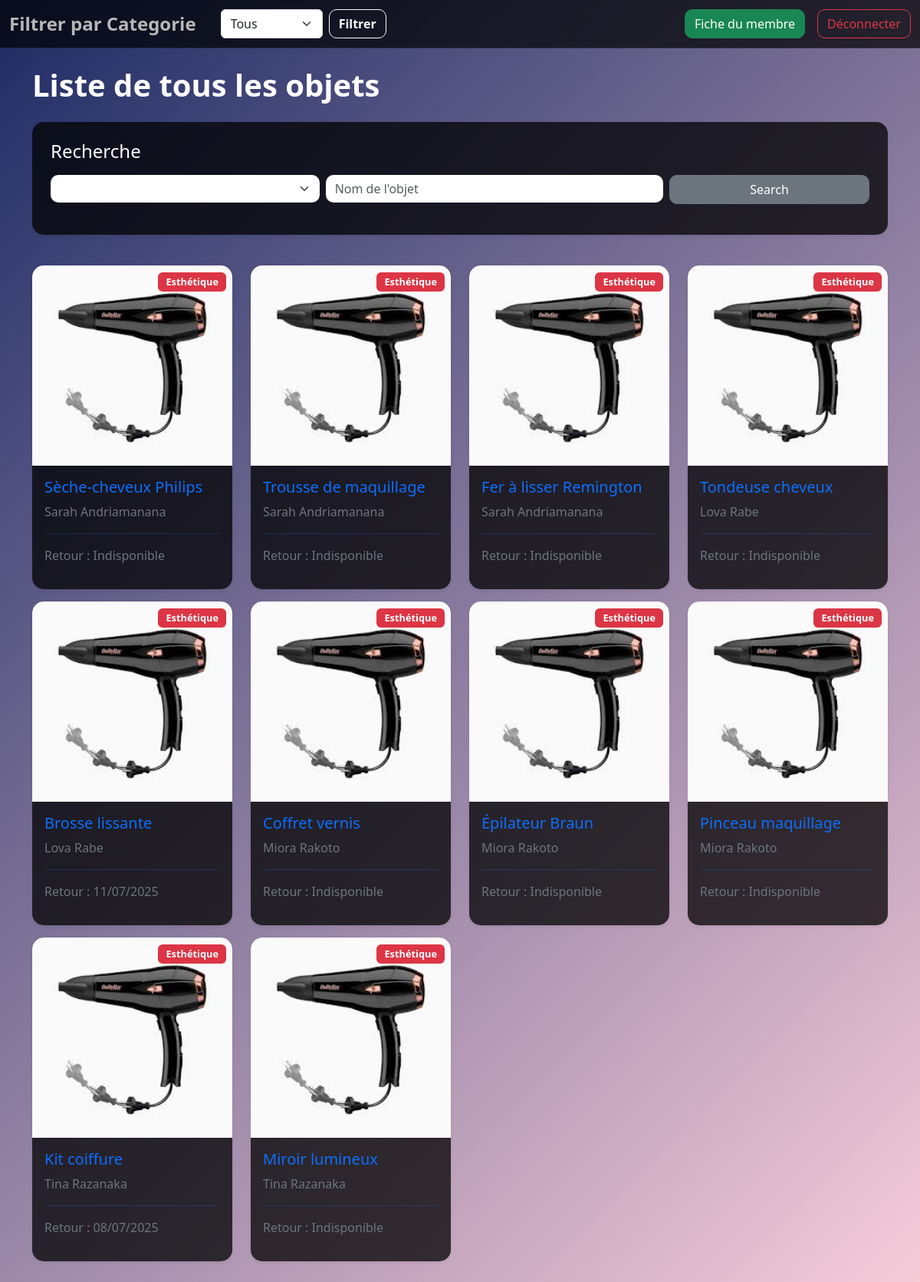
/pages/accueil.php?filtre=Esthétique, run on the app's committed database.
### tables this page shows
CREATE TABLE PS2_objet (
    id_objet INT AUTO_INCREMENT PRIMARY KEY,
    nom_objet VARCHAR(100),
    id_categorie INT,
    id_membre INT,
    FOREIGN KEY (id_categorie) REFERENCES PS2_categorie_objet(id_categorie),
    FOREIGN KEY (id_membre) REFERENCES PS2_membre(id_membre)
);

CREATE TABLE PS2_images_objet (
    id_image INT AUTO_INCREMENT PRIMARY KEY,
    id_objet INT,
    nom_image VARCHAR(255),
    FOREIGN KEY (id_objet) REFERENCES PS2_objet(id_objet)
);

CREATE TABLE PS2_membre (
    id_membre INT AUTO_INCREMENT PRIMARY KEY,
    nom VARCHAR(100),
    date_de_naissance DATE,
    genre ENUM('M', 'F'),
    email VARCHAR(100) UNIQUE,
    ville VARCHAR(100),
    mdp VARCHAR(255),
    image_profil VARCHAR(255)
);

CREATE TABLE PS2_categorie_objet (
    id_categorie INT AUTO_INCREMENT PRIMARY KEY,
    nom_categorie VARCHAR(100) UNIQUE
);

CREATE TABLE PS2_emprunt (
    id_emprunt INT AUTO_INCREMENT PRIMARY KEY,
    id_objet INT,
    id_membre INT,
    date_emprunt DATE,
    date_retour DATE,
    FOREIGN KEY (id_objet) REFERENCES PS2_objet(id_objet),
    FOREIGN KEY (id_membre) REFERENCES PS2_membre(id_membre)
);

### inc/connexion.php (called while the page is built, shortened)
<?php
function dbconnect()
{
    static $connect = null;
    if ($connect === null) {
        $connect = mysqli_connect('localhost', 'root', '', 'projet_s2');
        mysqli_set_charset($connect, 'utf8mb4');
    }
    return $connect;
}
?>

### inc/fonction.php (called while the page is built, shortened)
<?php
    require("connexion.php");
    function getObjects($filtre) {
        $sql = "
            SELECT
                o.*,
                i.nom_image,
                e.date_retour,
                m.nom,
                c.nom_categorie
            FROM PS2_objet o
            LEFT JOIN PS2_images_objet i ON o.id_objet = i.id_objet
            LEFT JOIN PS2_emprunt e ON o.id_objet = e.id_objet
            LEFT JOIN PS2_membre m ON o.id_membre = m.id_membre
            LEFT JOIN PS2_categorie_objet c ON o.id_categorie = c.id_categorie
            WHERE 1=1
        ";
        if($filtre != NULL) {
            $sql .= " AND nom_categorie = '".$filtre."'";
        }
        $result = mysqli_query(dbconnect(), $sql);
        $objets = [];
        if ($result && mysqli_num_rows($result) > 0) {
            while ($row = mysqli_fetch_assoc($result)) {
                $objets[] = $row;
            }
        }
        return $objets;
    }
    function getCategories() {
        $sql = "SELECT * FROM PS2_categorie_objet";
        $result = mysqli_query(dbconnect(), $sql);
        $categories = [];
        if ($result && mysqli_num_rows($result) > 0) {
            while ($row = mysqli_fetch_assoc($result)) {
                $categories[] = $row;
            }
        }
        return $categories;
    }
    function ajustDate($date) {
        if($date != NULL) {
            return date('d/m/Y', strtotime($date));
        }
        return "Indisponible";
    }
?>

### pages/accueil.php (the view, shortened to what this page needs)
<?php
    require("../inc/fonction.php");
    if(isset($_GET['filtre'])) {
        $filtre = $_GET['filtre'];
    } else {
        $filtre = NULL;
    }
    $objets = getObjects($filtre);
    $categories = getCategories();
    ?>
<!DOCTYPE html>
<html lang="en">
    <head>
        <link href="../bootstrap/css/bootstrap.min.css" rel="stylesheet">
        <link rel="stylesheet" href="../assets/css/bg.css">
    </head>
    <body>
        <nav class="navbar navbar-expand-lg navbar-dark bg-dark">
            <div class="container-fluid">
                <a class="navbar-brand fw-bold" href="accueil.php">Filtrer par Categorie</a>
                <form class="d-flex me-auto ms-3" action="accueil.php" method="get">
                    <select name="filtre" id="filtre" class="form-select me-2">
                        <option value="">Tous</option>
                    </select>
                    <button class="btn btn-outline-light" type="submit">Filtrer</button>
                </form>
                <form class="d-flex me-3" action="fiche.php">
                    <button type="submit" class="btn btn-success">Fiche du membre</button>
                </form>
                <form class="d-flex" action="../inc/deconnexion.php">
                    <button type="submit" class="btn btn-outline-danger">Déconnecter</button>
                </form>
            </div>
        </nav>
        <div class="container mt-4">
            <h1 class="mb-4">Liste de tous les objets</h1>
            <div class="card p-4 mb-4 shadow-sm">
                <h4 class="mb-3">Recherche</h4>
                <form action="form-recherche.php" method="get" class="row g-2 mb-3">
                    <div class="col-md-4">
                        <select name="categorie" class="form-select">
                        <option value=""></option>
                        <?php foreach($categories as $categorie) { ?>
                            <option value="<?= $categorie['nom_categorie'] ?>"><?= $categorie['nom_categorie'] ?></option>
                        <?php } ?>
                        </select>
                    </div>
                    <div class="col-md-5">
                        <input type="text" name="nom_objet" class="form-control" placeholder="Nom de l'objet">
                    </div>
                    <div class="col-md-3">
                        <button type="submit" class="btn btn-secondary w-100">Search</button>
                    </div>
                </form>
            </div>
                <div class="row">
                    <?php foreach($objets as $objet) { ?>
                        <div class="col-md-3">
                            <a href="emprunt.php?num=<?= $objet['id_objet'] ?>" class="link-offset-2 link-underline link-underline-opacity-0">
                            <div class="card mt-3 position-relative shadow-sm">
                            <img src="../assets/<?= $objet['nom_image'] ?>" class="card-img-top" alt="<?= $objet['nom_image'] ?>">
                            <div class="card-body">
                                <h5 class="card-title"><?=  $objet['nom_objet'] ?></h5>
                                <p class="card-text text-secondary"><?= $objet['nom'] ?></p>
                                <hr>
                                <p class="text-secondary">Retour : <?= ajustDate($objet['date_retour']) ?></p>
                            </div>
                            <div class="position-absolute top-0 end-0 p-2">
                                <span class="badge bg-danger"><?= $objet['nom_categorie']  ?></span>
                                </a>
                            </div>
                        </div>
                    </div>
                    <?php } ?>
    </body>
</html>

### assets/css/bg.css (style rules this page uses)
body { background: linear-gradient(135deg, #1d2b64, #f8cdda); font-family: 'Segoe UI', sans-serif; min-height: 100vh; color: #f8f9fa; margin: 0; padding-bottom: 40px; }
.navbar { background-color: rgba(0, 0, 0, 0.7) !important; backdrop-filter: blur(8px); border-bottom: 1px solid rgba(255, 255, 255, 0.1); }
.navbar-brand { font-size: 1.5rem; font-weight: bold; color: #b7b7b7 !important; }
.navbar .btn { border-radius: 10px; }
.card { background: rgba(0, 0, 0, 0.75); border: none; border-radius: 15px; color: #fff; transition: transform 0.3s ease; }
.card-img-top { border-top-left-radius: 15px; border-top-right-radius: 15px; object-fit: cover; }
.badge { font-size: 0.8rem; padding: 6px 10px; }
.btn-outline-light, .btn-primary { border-radius: 10px; font-weight: bold; }
.card form select, .card form input { border-radius: 10px; border: none; }
.card form button { border-radius: 10px; }
h1, h3 { color: #ffffff; font-weight: bold; }

### data on the page
ps2_objet: ps2_images_objet.nom_image (picture), nom_objet "Sèche-cheveux Philips", id_membre.nom "Sarah Andriamanana", date_retour "Indisponible", id_categorie.nom_categorie "Esthétique"
ps2_objet: ps2_images_objet.nom_image (picture), nom_objet "Trousse de maquillage", id_membre.nom "Sarah Andriamanana", date_retour "Indisponible", id_categorie.nom_categorie "Esthétique"
ps2_objet: ps2_images_objet.nom_image (picture), nom_objet "Fer à lisser Remington", id_membre.nom "Sarah Andriamanana", date_retour "Indisponible", id_categorie.nom_categorie "Esthétique"
ps2_objet: ps2_images_objet.nom_image (picture), nom_objet "Tondeuse cheveux", id_membre.nom "Lova Rabe", date_retour "Indisponible", id_categorie.nom_categorie "Esthétique"
ps2_objet: ps2_images_objet.nom_image (picture), nom_objet "Brosse lissante", id_membre.nom "Lova Rabe", ps2_emprunt.date_retour "11/07/2025", id_categorie.nom_categorie "Esthétique"
ps2_objet: ps2_images_objet.nom_image (picture), nom_objet "Coffret vernis", id_membre.nom "Miora Rakoto", date_retour "Indisponible", id_categorie.nom_categorie "Esthétique"
ps2_objet: ps2_images_objet.nom_image (picture), nom_objet "Épilateur Braun", id_membre.nom "Miora Rakoto", date_retour "Indisponible", id_categorie.nom_categorie "Esthétique"
ps2_objet: ps2_images_objet.nom_image (picture), nom_objet "Pinceau maquillage", id_membre.nom "Miora Rakoto", date_retour "Indisponible", id_categorie.nom_categorie "Esthétique"
ps2_objet: ps2_images_objet.nom_image (picture), nom_objet "Kit coiffure", id_membre.nom "Tina Razanaka", ps2_emprunt.date_retour "08/07/2025", id_categorie.nom_categorie "Esthétique"
ps2_objet: ps2_images_objet.nom_image (picture), nom_objet "Miroir lumineux", id_membre.nom "Tina Razanaka", date_retour "Indisponible", id_categorie.nom_categorie "Esthétique"
